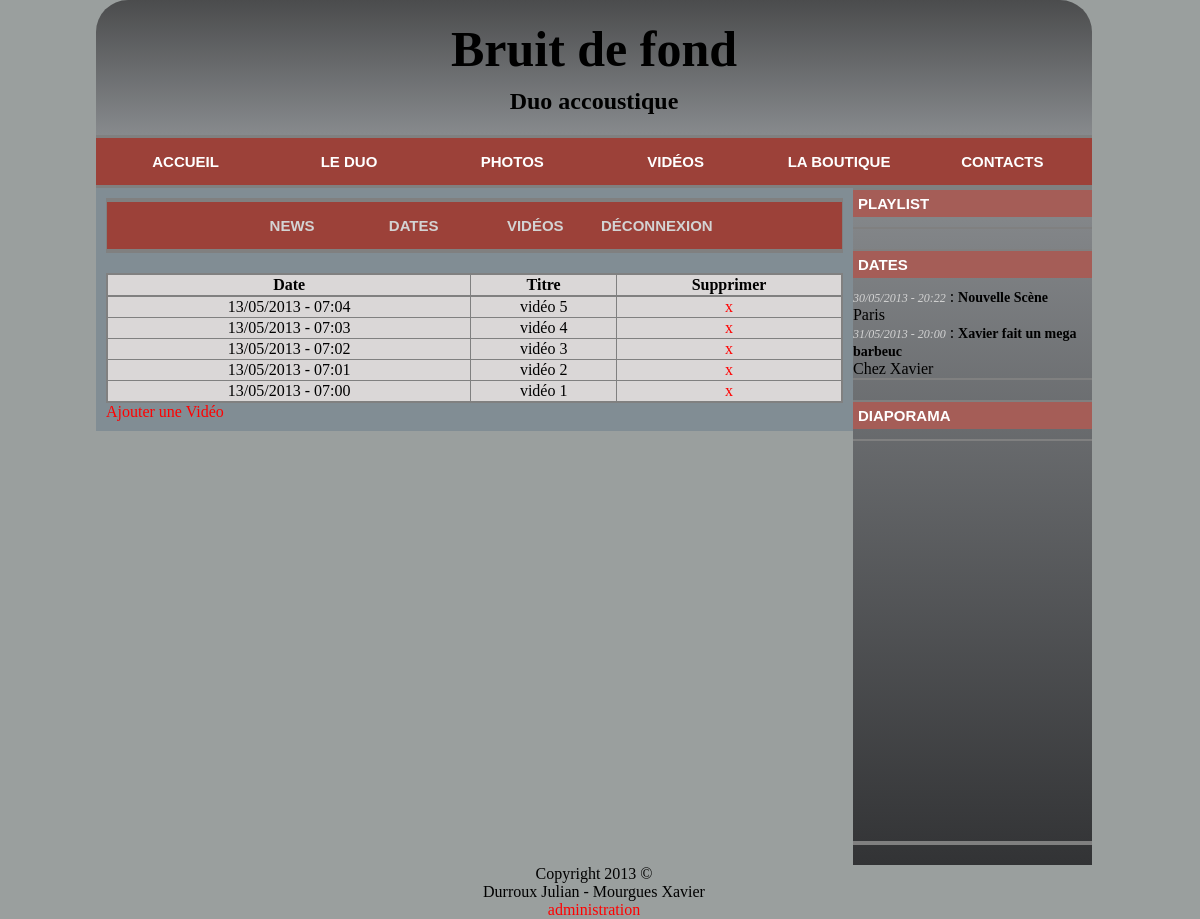
The page /?p=admin&a=video_admin (signed in) on the database its author committed.
### tables this page shows
CREATE TABLE IF NOT EXISTS `video` (
  `id` int(2) NOT NULL AUTO_INCREMENT,
  `timestamp` timestamp NOT NULL DEFAULT CURRENT_TIMESTAMP,
  `title` varchar(20) NOT NULL,
  `link` varchar(150) NOT NULL,
  PRIMARY KEY (`id`)
);

CREATE TABLE IF NOT EXISTS `dates` (
  `id` int(11) NOT NULL AUTO_INCREMENT,
  `day` datetime NOT NULL,
  `title` varchar(200) NOT NULL,
  `place` varchar(200) NOT NULL,
  PRIMARY KEY (`id`)
);

### www/database.php (called while the page is built, shortened)
<?php
function getFuturesDates(){
	$query = "SELECT * FROM dates WHERE day >= CURRENT_TIMESTAMP ORDER BY day";
	return mysqli_query($GLOBALS['db'], $query);
}
function getVideo () {
	$query = "SELECT * FROM video ORDER BY timestamp DESC";
	return mysqli_query($GLOBALS['db'], $query);
}
?>

### www/config.php (called while the page is built, shortened)
<?php
$FORMAT_DATE = "d/m/Y - H:i";
?>

### www/admin/video_admin.php (the view, shortened to what this page needs)
<?php
	if(isset($_GET['action']) && $_GET['action'] == "add" && !isset($_GET['confirm'])){
		$video = NULL;
			?>
		<form action="?p=admin&a=video_admin&action=<?php echo $_GET['action']; ?>&confirm" method="post">
			<input type="hidden" name="id" value="<?php echo isset($_GET['id']) ? $_GET['id'] : "" ; ?>" />
			<label>Date  :</label><input type="datetime-local" name="timestamp" value="<?php echo $video != NULL ? $date->timestamp : "" ; ?>" /><br />
			<label>Titre :</label><input type="text" name="title" value="<?php echo $video != NULL ? $date->title : "" ; ?>" /><br />
			<label>Lien  :</label><input type="text" name="link" value="<?php echo $video != NULL ? $date->link : "" ; ?>" /><br />
			<button type="submit">Soumettre</button>
		</form>
		<?php
	} else {
	$videos = getVideo();
?>
<table>
	<thead>
		<tr>
			<th>Date</th>
			<th>Titre</th>
			<th>Supprimer</th>
		</tr>
	</thead>
	<tbody>
		<?php while(($video = mysqli_fetch_object($videos)) != NULL){ ?>
		<tr>
			<td><datetime><?php echo date_format(date_create($video->timestamp), $FORMAT_DATE); ?></datetime></td>
			<td><?php echo $video->title; ?></td>
			<td><a href="?p=admin&a=video_admin&action=delete&id=<?php echo $video->id; ?>">x</a>
		</tr>
		<?php } ?>
	</tbody>
</table>
<a href="?p=admin&a=video_admin&action=add">Ajouter une Vidéo</a>
<?php } ?>

### www/index.php (shortened to what this page needs)
<?php
	include("config.php");
	include("database.php");
?>
<!DOCTYPE html>
<html>
	<head>
		<link rel="stylesheet" type="text/css" href="style.css" />
	</head>
	<body>
		<?php
			include ("header.php");
			include ("nav.php");
		?>
		<section>
		<?php
			if(isset($_GET['p'])){
				if($_GET['p'] == "galerie"){
					include("galerie.php");
				} else if ($_GET['p'] == "boutique"){
					include ("boutique.php");
				} else if ($_GET['p'] == "video"){
					include ("video.php");
				} else if ($_GET['p'] == "duo"){
					include ("duo.php");
				} else if ($_GET['p'] == "contact"){
					include ("contact.php");
				} else if ($_GET['p'] == "admin"){
					include("admin/index.php");
				}
				else {
					include("error404.php");
				}
			} else{
				include("accueil.php");
			}
		?>
		</section>
		<?php
		include ("aside.php");
		include ("footer.php");
		?>
	</body>
</html>

### www/header.php
<header>
	<h1>Bruit de fond</h1>
	<h2>Duo accoustique</h2>
</header>

### www/nav.php
<nav>
<ul>
<li><a title="Accueil" href="index.php">Accueil</a></li>
<li><a title="Le Duo" href="?p=duo">Le Duo</a></li>
<li><a title="Galerie photos" href="?p=galerie">Photos</a></li>
<li><a title="Vidéos" href="?p=video">Vidéos</a></li>
<li><a title="Boutique" href="?p=boutique">La boutique</a></li>
<li><a title="Contacts" href="?p=contact">Contacts</a></li>
</ul>
</nav>

### www/admin/index.php (shortened to what this page needs)
<?php
	if(isset($_SESSION['user'])){
		include("admin/nav.php");
		if(isset($_GET['a'])){
			if ($_GET['a'] == "dates") {
				include("admin/dates.php");
			} else if ($_GET['a'] == "news") {
				include("admin/news.php");
			} else if ($_GET['a'] == "video_admin") {
				include ("admin/video_admin.php");
			} else {
				include("error404.php");
			}
		} else {
			include("admin/news.php");
		}
	} else {
		include("login.php");
	}
?>

### www/admin/nav.php
<nav>
	<ul>
		<li><a title="Administration news" href="?p=admin&a=news">News</a></li>
		<li><a title="Administration dates" href="?p=admin&a=dates">Dates</a></li>
		<li><a title="Administration Vidéos" href="?p=admin&a=video_admin">Vidéos</a></li>
		<li><a title="Déconnexion" href="?p=admin&logout">Déconnexion</a>
	</ul>
</nav>

### www/aside.php (shortened to what this page needs)
<aside><div>
		<h1>Playlist</h1>
	</div>
	<div>
		<h1>Dates</h1>
		<?php $dates = getFuturesDates();
			while(($date = mysqli_fetch_object($dates)) != NULL){
				?><datetime><?php echo date_format(date_create($date->day), $FORMAT_DATE); ?></datetime> : <h2><?php echo $date->title; ?></h2><br />
				<?php echo $date->place; ?><br />
				<?php
			}
		?>
	</div>
	<div>
		<h1>Diaporama</h1>
		<div class="slideshow"><?php
			?></div>
	</div>
</aside>

### www/footer.php
<footer>
	Copyright 2013 &copy;<br />
	Durroux Julian - Mourgues Xavier<br />
	<a href="?p=admin">administration</a>
</footer>

### www/style.css (style rules this page uses)
body { padding-left: 8%; padding-right: 8%; margin:0; width: 83%; background-color:#9A9F9E; font: arial; }
a { text-decoration: none; color: red; }
header { border-top-left-radius: 2em; border-top-right-radius: 2em; text-align:center; background: -webkit-gradient(linear, left top, left bottom, color-stop(0%,rgb(75, 76, 77)), color-stop(100%,rgb(135, 138, 141))); font-family: Lucida Calligraphy; padding: 10px; }
header h1 { font-size: 50px; margin: 10px; }
header h2 { margin: 10px; }
nav { text-align: center; background: rgb(156, 65, 57); border-top: 3px solid grey; border-bottom: 3px solid grey; }
nav ul { margin: 0; padding: 0; }
nav li { display: inline-block; padding: 15px 0; width:16%; }
nav li a { text-decoration: none; text-transform: uppercase; color: white; font: bold 15px arial; display: block; }
section { float: left; width : 74%; background: rgb(129, 141, 148); margin: 0; padding: 1%; }
section ul { border: 1px solid grey; list-style: none; }
section li a { color: lightgrey; }
section nav { margin-bottom: 20px; }
aside { background: -webkit-gradient(linear, left top, left bottom, color-stop(0%,rgb(135, 138, 141)), color-stop(100%,rgb(50, 51, 53))); float: right; width: 24%; margin: 0; }
aside div { width: 100%; margin-bottom: 20px; padding-top: 0; border-bottom: 2px solid grey; border-top: 2px solid grey; }
aside div h1 { padding: 5px 5px 5px 5px; margin: 0 0 10px 0; background: rgb(165, 93, 87); text-transform: uppercase; color: white; font: bold 15px arial; }
aside div datetime { font-size: 12px; font-style: italic; color: lightgrey; }
aside div h2 { font-size: 14px; font-style: bold; display: inline; }
aside .slideshow { position: relative; width: 100%; height: 400px; margin: 0; padding: 0; }
table { border : 2px grey solid; width: 100%; background: rgb(218, 215, 215); border-collapse:collapse; }
table th { border: 1px grey solid; border-bottom: 2px grey solid; }
table td { text-align: center; border: 1px grey solid; }
table td a { display:block; }
footer { clear: both; text-align: center; }
footer a { text-decoration: none; }

### rows shown on the page
video: timestamp "13/05/2013 - 07:04", title "vidéo 5"
video: timestamp "13/05/2013 - 07:03", title "vidéo 4"
video: timestamp "13/05/2013 - 07:02", title "vidéo 3"
video: timestamp "13/05/2013 - 07:01", title "vidéo 2"
video: timestamp "13/05/2013 - 07:00", title "vidéo 1"
dates: day "30/05/2013 - 20:22", title "Nouvelle Scène", place "Paris"
dates: day "31/05/2013 - 20:00", title "Xavier fait un mega barbeuc", place "Chez Xavier"
